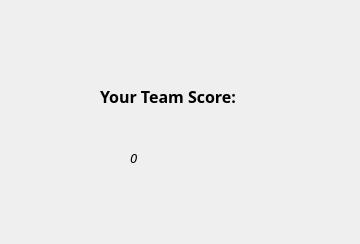
<?xml version="1.0" encoding="UTF-8"?>
<ui version="4.0">
 <class>Dialog</class>
 <widget class="QDialog" name="Dialog">
  <property name="geometry">
   <rect>
    <x>0</x>
    <y>0</y>
    <width>360</width>
    <height>244</height>
   </rect>
  </property>
  <property name="windowTitle">
   <string>Dialog</string>
  </property>
  <widget class="QLabel" name="label">
   <property name="geometry">
    <rect>
     <x>100</x>
     <y>80</y>
     <width>201</width>
     <height>33</height>
    </rect>
   </property>
   <property name="font">
    <font>
     <family>Segoe Script</family>
     <pointsize>12</pointsize>
     <weight>75</weight>
     <bold>true</bold>
    </font>
   </property>
   <property name="text">
    <string>Your Team Score:</string>
   </property>
  </widget>
  <widget class="QLabel" name="finalscore">
   <property name="geometry">
    <rect>
     <x>130</x>
     <y>150</y>
     <width>101</width>
     <height>16</height>
    </rect>
   </property>
   <property name="font">
    <font>
     <family>Rockwell</family>
     <pointsize>10</pointsize>
     <italic>true</italic>
    </font>
   </property>
   <property name="text">
    <string>0</string>
   </property>
  </widget>
 </widget>
 <resources/>
 <connections/>
</ui>
